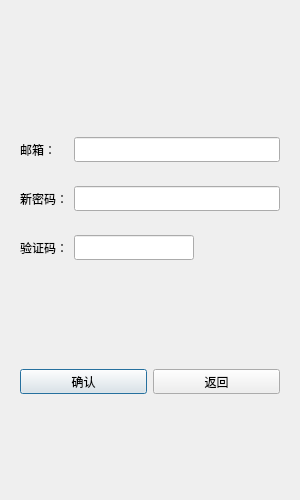
<?xml version="1.0" encoding="UTF-8"?>
<ui version="4.0">
 <class>ResetDialog</class>
 <widget class="QDialog" name="ResetDialog">
  <property name="geometry">
   <rect>
    <x>0</x>
    <y>0</y>
    <width>300</width>
    <height>500</height>
   </rect>
  </property>
  <property name="minimumSize">
   <size>
    <width>300</width>
    <height>500</height>
   </size>
  </property>
  <property name="maximumSize">
   <size>
    <width>300</width>
    <height>500</height>
   </size>
  </property>
  <property name="windowTitle">
   <string>Dialog</string>
  </property>
  <layout class="QVBoxLayout" name="verticalLayout">
   <item>
    <spacer name="verticalSpacer">
     <property name="orientation">
      <enum>Qt::Vertical</enum>
     </property>
     <property name="sizeHint" stdset="0">
      <size>
       <width>20</width>
       <height>62</height>
      </size>
     </property>
    </spacer>
   </item>
   <item>
    <widget class="QLabel" name="err_tip">
     <property name="minimumSize">
      <size>
       <width>0</width>
       <height>25</height>
      </size>
     </property>
     <property name="maximumSize">
      <size>
       <width>16777215</width>
       <height>25</height>
      </size>
     </property>
     <property name="text">
      <string/>
     </property>
     <property name="alignment">
      <set>Qt::AlignCenter</set>
     </property>
    </widget>
   </item>
   <item>
    <widget class="QWidget" name="widget_2" native="true">
     <layout class="QHBoxLayout" name="horizontalLayout_2">
      <item>
       <widget class="QLabel" name="email_lb">
        <property name="minimumSize">
         <size>
          <width>48</width>
          <height>25</height>
         </size>
        </property>
        <property name="maximumSize">
         <size>
          <width>48</width>
          <height>25</height>
         </size>
        </property>
        <property name="text">
         <string>邮箱：</string>
        </property>
       </widget>
      </item>
      <item>
       <widget class="QLineEdit" name="email_edit">
        <property name="minimumSize">
         <size>
          <width>0</width>
          <height>25</height>
         </size>
        </property>
        <property name="maximumSize">
         <size>
          <width>16777215</width>
          <height>25</height>
         </size>
        </property>
       </widget>
      </item>
     </layout>
    </widget>
   </item>
   <item>
    <widget class="QWidget" name="widget_4" native="true">
     <layout class="QHBoxLayout" name="horizontalLayout_4">
      <item>
       <widget class="QLabel" name="pwd_lb">
        <property name="minimumSize">
         <size>
          <width>0</width>
          <height>25</height>
         </size>
        </property>
        <property name="maximumSize">
         <size>
          <width>16777215</width>
          <height>25</height>
         </size>
        </property>
        <property name="text">
         <string>新密码：</string>
        </property>
       </widget>
      </item>
      <item>
       <widget class="QLineEdit" name="pwd_edit">
        <property name="minimumSize">
         <size>
          <width>0</width>
          <height>25</height>
         </size>
        </property>
        <property name="maximumSize">
         <size>
          <width>16777215</width>
          <height>25</height>
         </size>
        </property>
       </widget>
      </item>
     </layout>
    </widget>
   </item>
   <item>
    <widget class="QWidget" name="widget_3" native="true">
     <layout class="QHBoxLayout" name="horizontalLayout_3">
      <item>
       <widget class="QLabel" name="verify_lb">
        <property name="minimumSize">
         <size>
          <width>0</width>
          <height>25</height>
         </size>
        </property>
        <property name="maximumSize">
         <size>
          <width>16777215</width>
          <height>25</height>
         </size>
        </property>
        <property name="text">
         <string>验证码：</string>
        </property>
       </widget>
      </item>
      <item>
       <widget class="QLineEdit" name="verify_edit">
        <property name="minimumSize">
         <size>
          <width>0</width>
          <height>25</height>
         </size>
        </property>
        <property name="maximumSize">
         <size>
          <width>16777215</width>
          <height>25</height>
         </size>
        </property>
       </widget>
      </item>
      <item>
       <widget class="VerifyCodeLabel" name="code_label">
        <property name="minimumSize">
         <size>
          <width>80</width>
          <height>0</height>
         </size>
        </property>
        <property name="text">
         <string/>
        </property>
       </widget>
      </item>
     </layout>
    </widget>
   </item>
   <item>
    <spacer name="verticalSpacer_2">
     <property name="orientation">
      <enum>Qt::Vertical</enum>
     </property>
     <property name="sizeHint" stdset="0">
      <size>
       <width>20</width>
       <height>61</height>
      </size>
     </property>
    </spacer>
   </item>
   <item>
    <widget class="QWidget" name="widget_5" native="true">
     <layout class="QHBoxLayout" name="horizontalLayout_5">
      <item>
       <widget class="QPushButton" name="sure_btn">
        <property name="minimumSize">
         <size>
          <width>0</width>
          <height>25</height>
         </size>
        </property>
        <property name="maximumSize">
         <size>
          <width>16777215</width>
          <height>25</height>
         </size>
        </property>
        <property name="text">
         <string>确认</string>
        </property>
       </widget>
      </item>
      <item>
       <widget class="QPushButton" name="return_btn">
        <property name="minimumSize">
         <size>
          <width>0</width>
          <height>25</height>
         </size>
        </property>
        <property name="maximumSize">
         <size>
          <width>16777215</width>
          <height>25</height>
         </size>
        </property>
        <property name="text">
         <string>返回</string>
        </property>
       </widget>
      </item>
     </layout>
    </widget>
   </item>
   <item>
    <spacer name="verticalSpacer_3">
     <property name="orientation">
      <enum>Qt::Vertical</enum>
     </property>
     <property name="sizeHint" stdset="0">
      <size>
       <width>20</width>
       <height>62</height>
      </size>
     </property>
    </spacer>
   </item>
  </layout>
 </widget>
 <customwidgets>
  <customwidget>
   <class>VerifyCodeLabel</class>
   <extends>QLabel</extends>
   <header>verifycodelabel.h</header>
  </customwidget>
 </customwidgets>
 <resources/>
 <connections/>
</ui>
